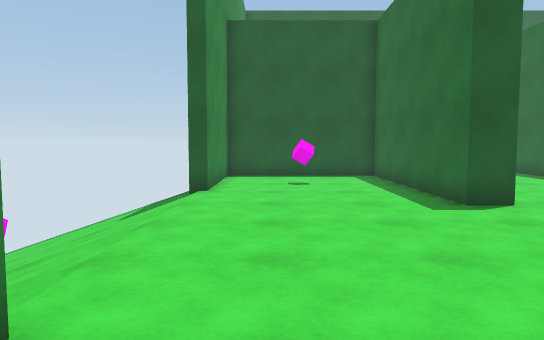
view 1 (above)

24 first-person views from a walk through a 3-D level made in the Unity game engine. The camera is 1.3 m above the floor, tilts 4° down and sees 70° across. The floor is counted in squares, 1 m on a side. Each view is taken from the middle of a square. On the plan, view 1 faces up. The plan holds only what a view shows up to about 16 squares ahead; the rest is blank. The place goes on beyond the plan. The player is left out.

view 2
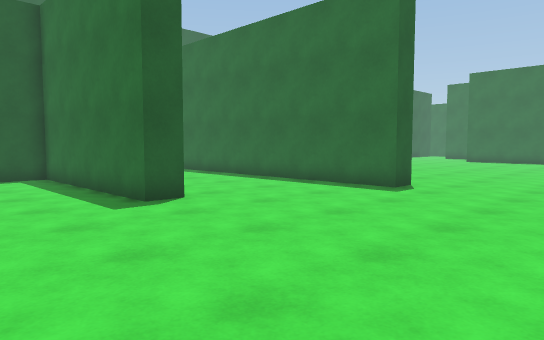

view 3
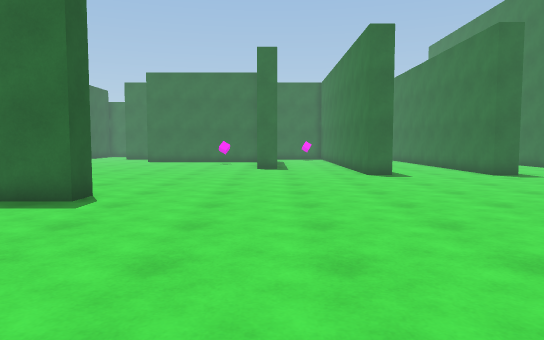

view 4
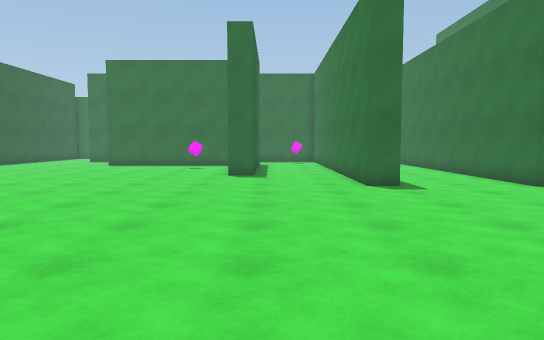

view 5
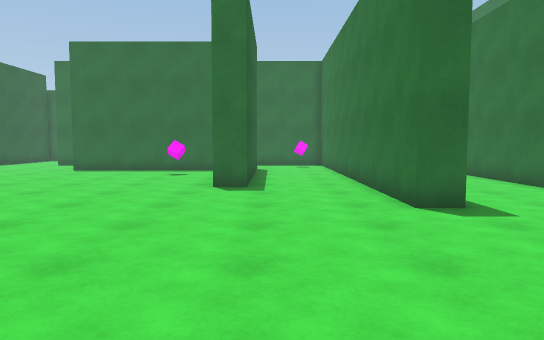

view 6
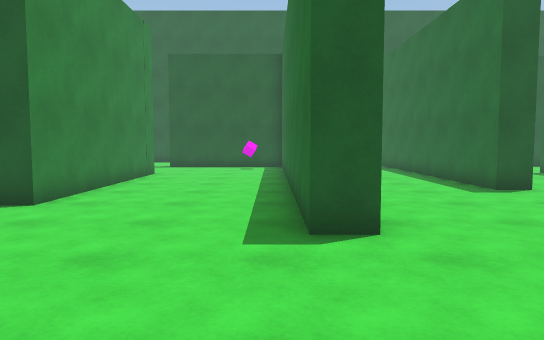

view 7
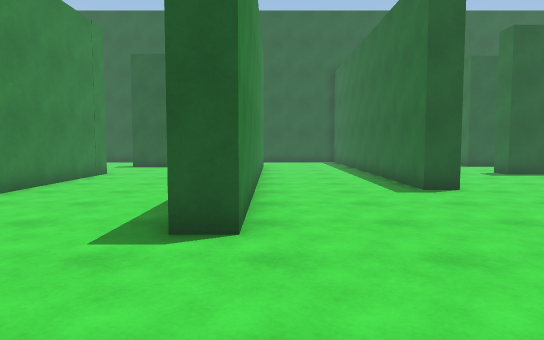

view 8
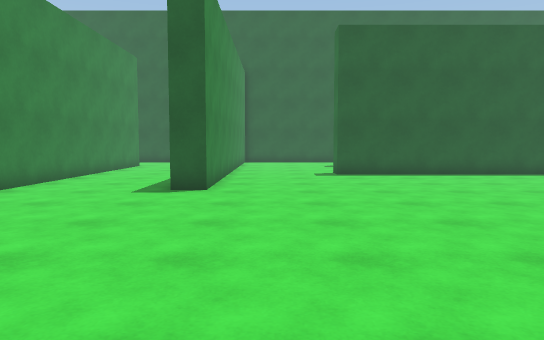

view 9
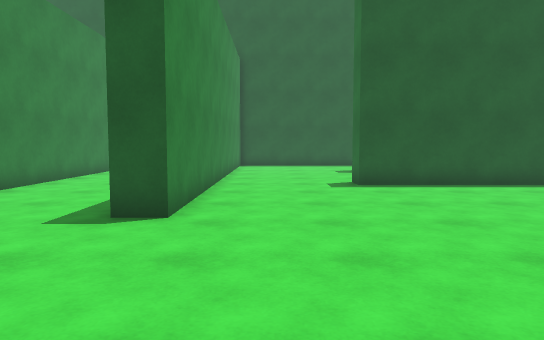

view 10
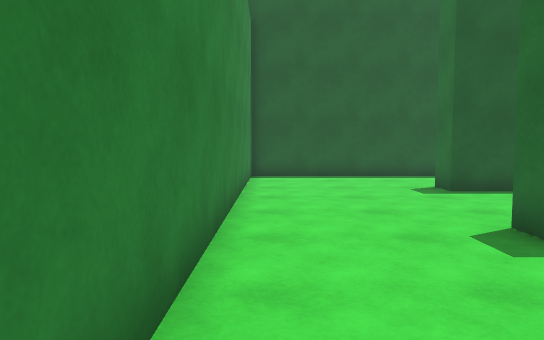

view 11
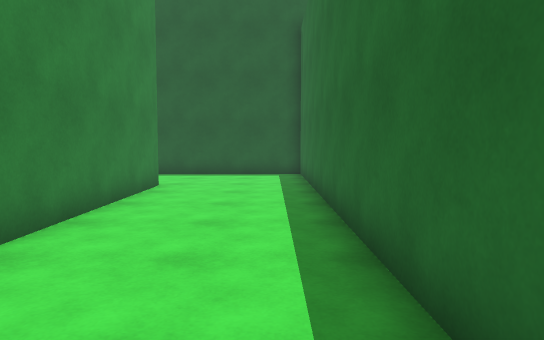

view 12
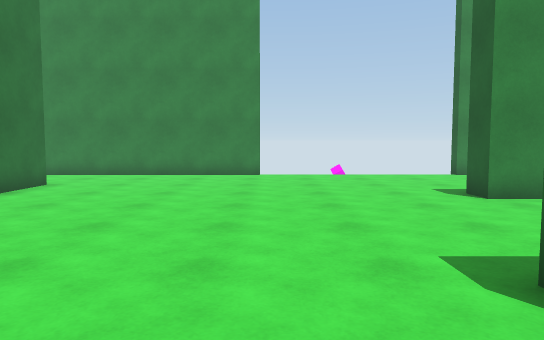

view 13
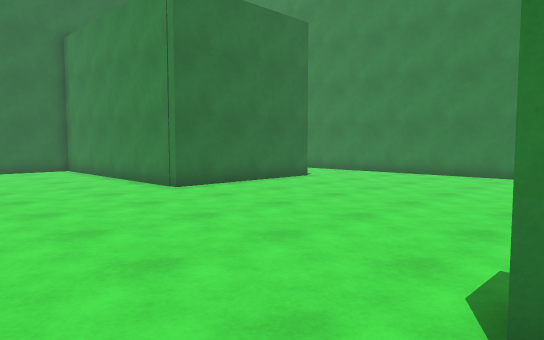

view 14
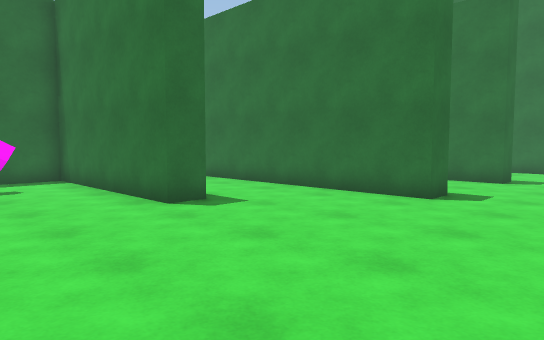

view 15
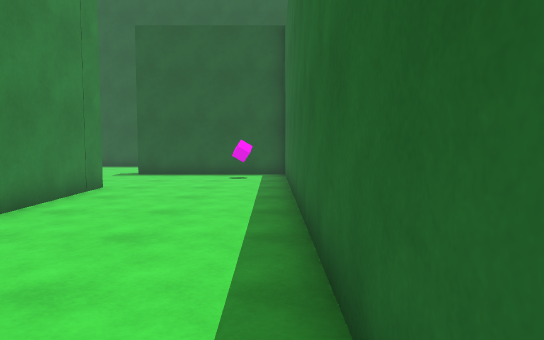

view 16
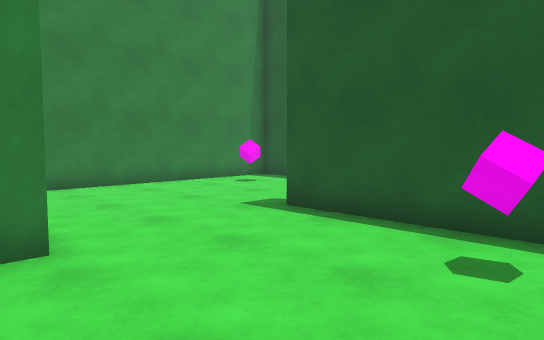

view 17
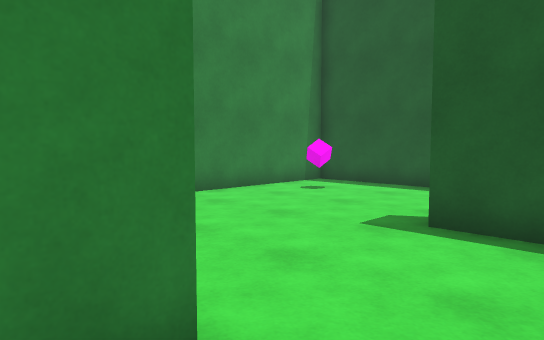

view 18
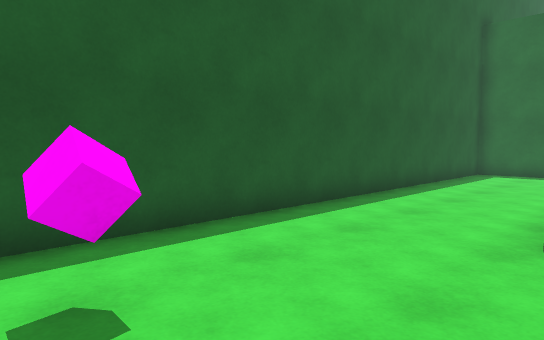

view 19
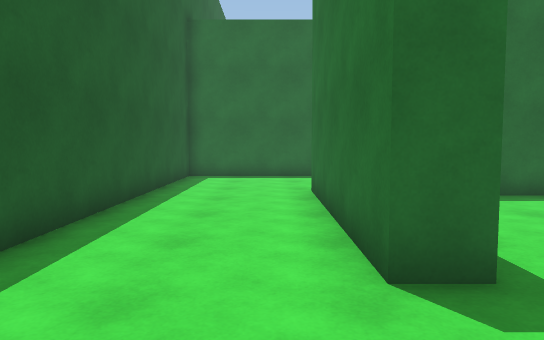

view 20
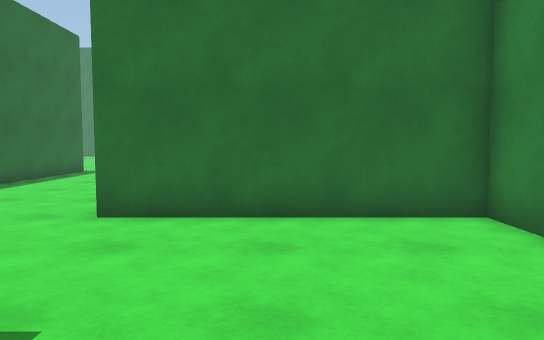

view 21
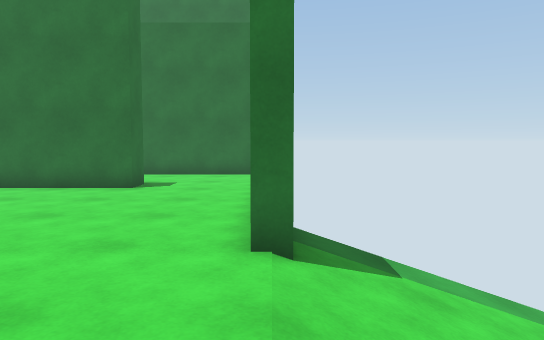

view 22
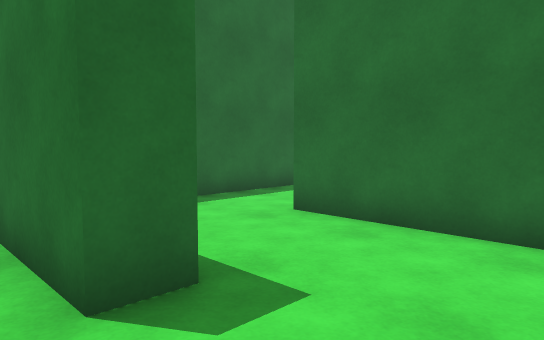

view 23
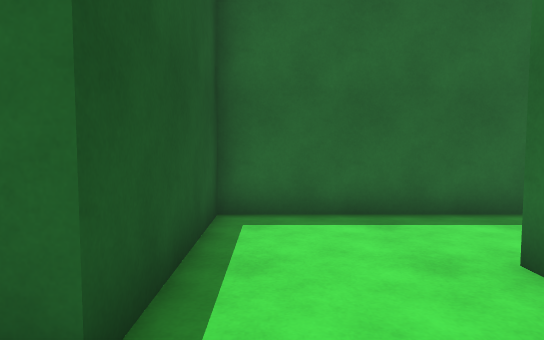

view 24
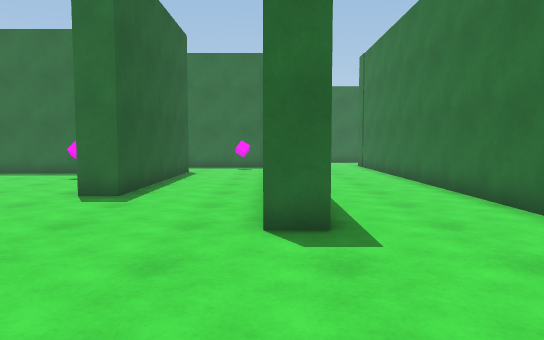

### Floor plan
Key: @ floor where view 1 was taken; # wall or solid block; . floor; / step, stairs or slope; C cube; O other object.
Columns run from 6 left of view 1 to 28 right of it. Each row starts with its distance up from view 1.
 26     ###########################
 25     #.................##.......
 24     #.C...............##......
 23     #.................##......
 22     #......#######....##.....###
 21     #......#######....##.......
 20     #............#....##.......
 19     #..........C.#....##......
 18     #............#....##.....
 17     #............#....##....#
 16     ########.....#....##....#######
 15     ########.....#....##...........
 14     #.....##.....#....##...........
 13     #.....##.....#....##...........
 12 ////#..C..##.....#....##..........
 11 ////#.....##.....#....##..........
 10 ////......##.....#...............
  9 ////......##.....#...............
  8 ////......##.....#...............
  7  ///.............#.................
  6  O//.............#.................
  5   //...............................
  4    /............................C.
  3  ///...............................
  2 ////#.......................#######
  1 ////#.......................#######
  0     #.@............................
 -1     #..............................
 -2     #..............................
 -3     #...................##########
 -4     #...#######.........#
 -5     #...#######..................
 -6     #........##....................
 -7      ........##....................
 -8      ........##...   ...###########
 -9      ######..##...    ..#
-10            ..##...     ..
-11             .##...     ..

Where each view was taken, in squares from view 1:
view 1: 0 up, 0 right, facing up
view 2: 0 up, 0 right, facing up-right
view 3: 1 up, 2 right, facing right
view 4: 0 up, 6 right, facing right
view 5: 0 up, 10 right, facing right
view 6: 0 up, 10 right, facing up
view 7: 0 up, 12 right, facing up
view 8: 0 up, 19 right, facing up
view 9: 4 up, 19 right, facing up
view 10: 11 up, 18 right, facing up
view 11: 10 up, 15 right, facing up
view 12: 3 up, 14 right, facing left
view 13: 6 up, 14 right, facing down-left
view 14: 6 up, 14 right, facing down-right
view 15: 5 up, 10 right, facing up
view 16: 15 up, 10 right, facing up-left
view 17: 15 up, 7 right, facing up-left
view 18: 21 up, 1 left, facing up-right
view 19: 23 up, 1 right, facing right
view 20: 23 up, 2 right, facing down
view 21: 7 up, 2 left, facing down
view 22: 3 down, 1 left, facing down-right
view 23: 6 down, 0 right, facing right
view 24: 3 down, 12 right, facing right
